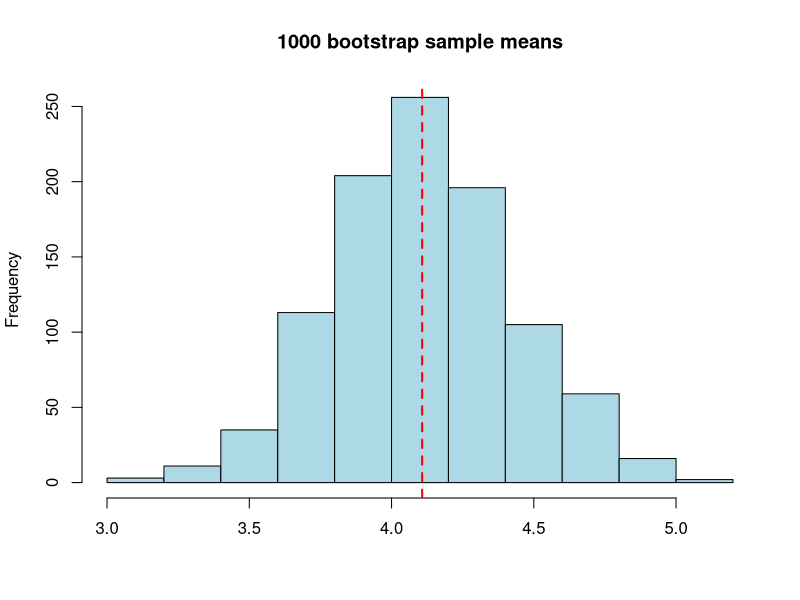
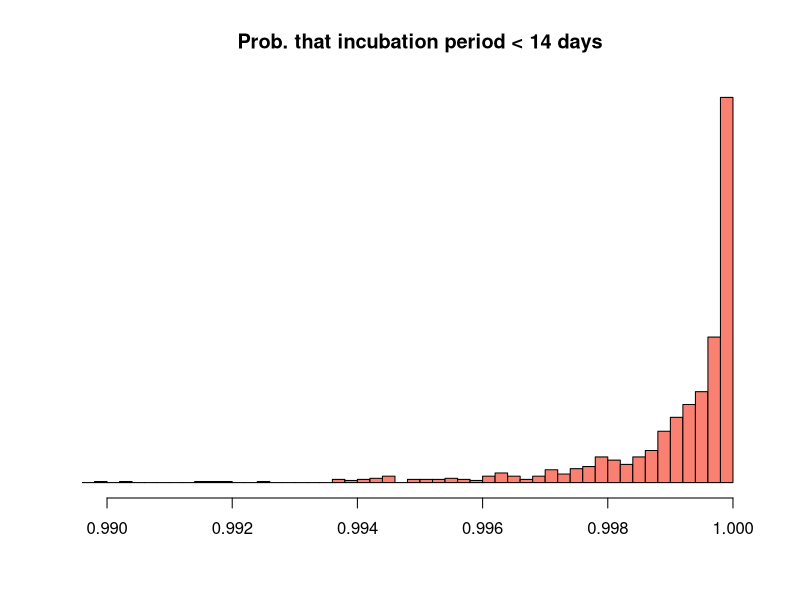
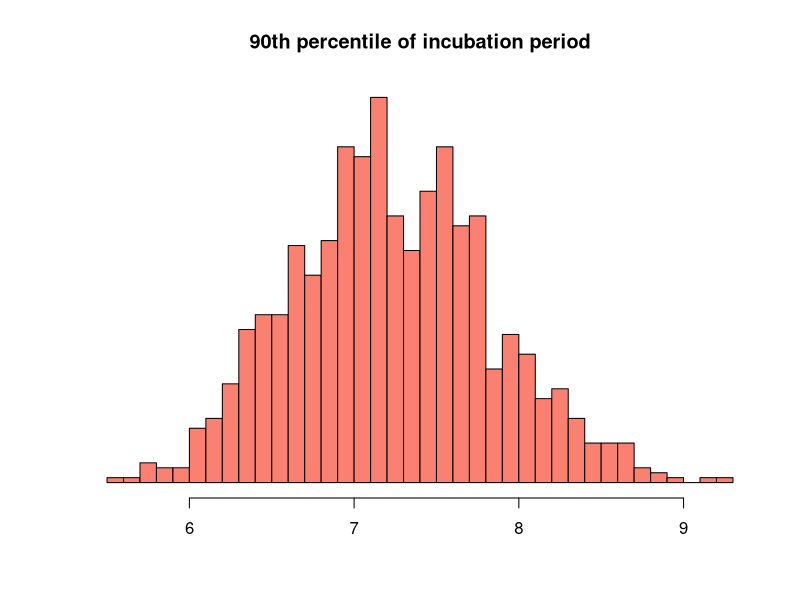

The R script that drew these images, in order:
## ---- chunk 1
ncov_simple <- read.csv('nCoV_simple.csv')
ncov10 <- round(head(ncov_simple$incubation, 10))
## ---- chunk 2
ncov10
## ---- chunk 3
summary(ncov10)
## ---- chunk 4
ncov10
## ---- chunk 5
sample(ncov10, replace = TRUE)
## ---- chunk 6
sample(ncov10, replace = TRUE)
## ---- chunk 7
#| code-fold: true
#| code-summary: "Show code"
bootsize <- 1000
bootresult <- rep(NA, bootsize)
for (i in 1:bootsize) {
  bootresult[i] <- mean(sample(ncov_simple$incubation, replace = TRUE))
}
## ---- chunk 8
bootresult[1:30]
## ---- chunk 9
sd(bootresult)
## ---- chunk 10
sd(ncov_simple$incubation) / sqrt(50)
## ---- chunk 11
#| code-fold: true
#| code-summary: "Show code"
hist(bootresult, col='lightblue', main='1000 bootstrap sample means', xlab=NA)
abline(v = mean(ncov_simple$incubation), col='red', lty='dashed', lwd=2)
## ---- chunk 12
quantile(bootresult, probs = c(0.025, 0.975))
## ---- chunk 13

#1
median(ncov_simple$incubation)

#2
bootsize <- 5000
bootresult <- rep(NA, bootsize)
for (i in 1:bootsize) {
  bootresult[i] <- median(sample(ncov_simple$incubation, replace = TRUE))
}

#3
sd(bootresult)
# more variation than the mean

#4
quantile(bootresult, probs = c(0.025, 0.975))
## ---- chunk 14
library('MASS')
model1 <- fitdistr(ncov_simple$incubation, 'weibull', lower = 0)
pweibull(14, shape = model1$estimate[1], scale = model1$estimate[2])
## ---- chunk 15
bootdata <- rweibull(50, shape = model1$estimate[1], scale = model1$estimate[2])
## ---- chunk 16
modelboot <- fitdistr(bootdata, 'weibull', lower = 0)
## ---- chunk 17
pweibull(14, shape = modelboot$estimate[1], scale = modelboot$estimate[2])
## ---- chunk 18
# obtain plugin distribution
model1 <- fitdistr(ncov_simple$incubation, 'weibull', lower = 0)

# run bootstrap
bootsize <- 1000
result <- rep(NA, bootsize)
for (i in 1:bootsize) {
  bootdata <- rweibull(50, shape = model1$estimate[1], scale = model1$estimate[2])
  modelboot <- fitdistr(bootdata, 'weibull', lower = 0)
  result[i] <- pweibull(14, shape = modelboot$estimate[1], scale = modelboot$estimate[2])
}

hist(result,nclass=50,xlim=c(0.99,1),main='Prob. that incubation period < 14 days',
     yaxt='n',xlab=NA,col='salmon',ylab=NA)
quantile(result,c(0.025,0.975))
## ---- chunk 19

# obtain plugin distribution
model1 <- fitdistr(ncov_simple$incubation, 'weibull', lower = 0)
qweibull(0.9, shape = model1$estimate[1], scale = model1$estimate[2])

# run bootstrap
bootsize <- 1000
result <- rep(NA, bootsize)
for (i in 1:bootsize) {
  bootdata <- rweibull(50, shape = model1$estimate[1], scale = model1$estimate[2])
  modelboot <- fitdistr(bootdata, 'weibull', lower = 0)
  result[i] <- qweibull(0.9, shape = modelboot$estimate[1], scale = modelboot$estimate[2])
}

hist(result,nclass=50,main='90th percentile of incubation period',
     yaxt='n',xlab=NA,col='salmon',ylab=NA)
quantile(result,c(0.025,0.975))
